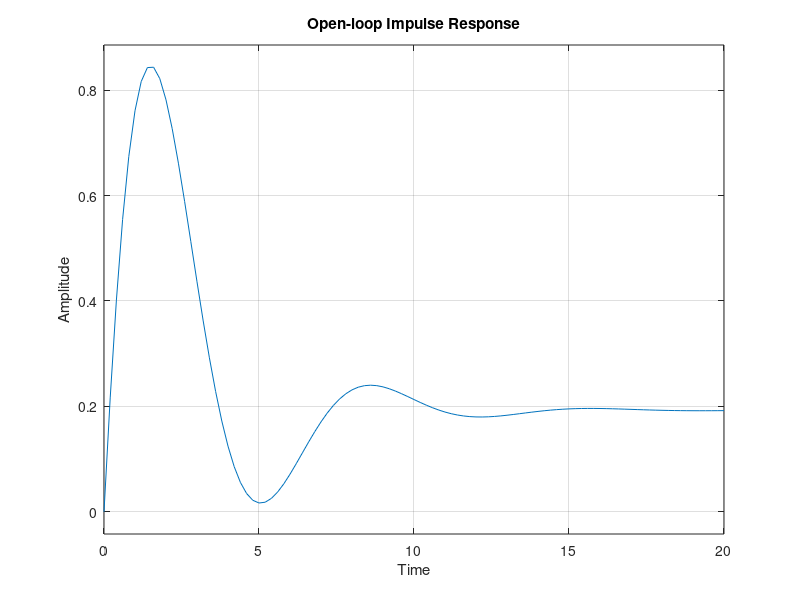
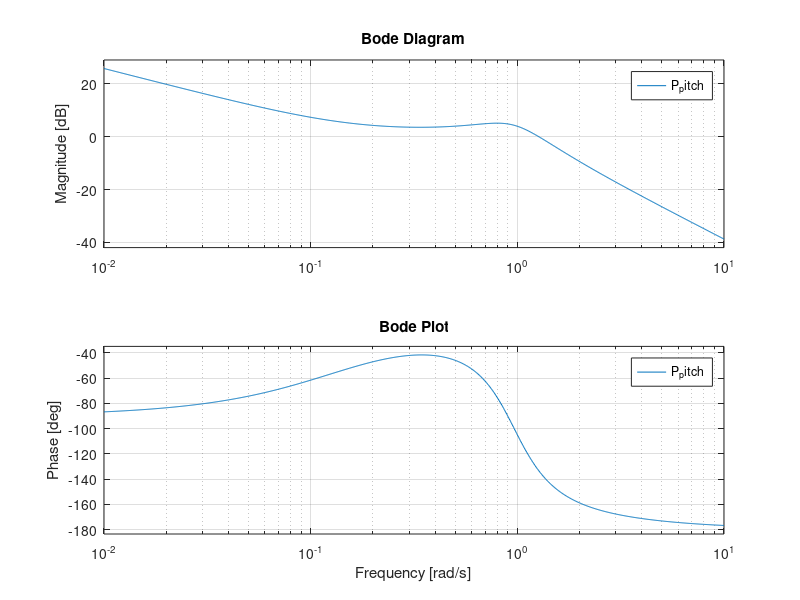
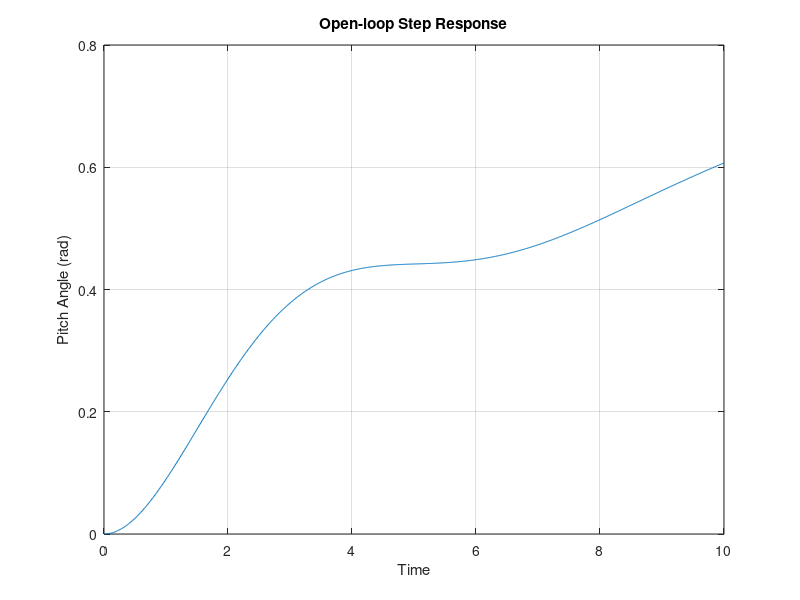

Here is the MATLAB script that generated these plots, in order:
s = tf('s');
P_pitch = (1.151*s + 0.1774) / (s^3 + 0.739*s^2 + 0.921*s);

% Open-loop impulse response
figure;
impulse(P_pitch);
title('Open-loop Impulse Response');
xlabel('Time');
ylabel('Amplitude');

% Bode plot
figure;
bode(P_pitch);
title('Bode Plot');

% Open-loop step response
t = 0:0.01:10;
figure;
step(0.2 * P_pitch, t);
axis([0 10 0 0.8]);
ylabel('Pitch Angle (rad)');
xlabel('Time');
title('Open-loop Step Response');

% Poles and zeros
poles = pole(P_pitch);
zeros = zero(P_pitch);
disp('Poles:');
disp(poles);
disp('Zeros:');
disp(zeros);